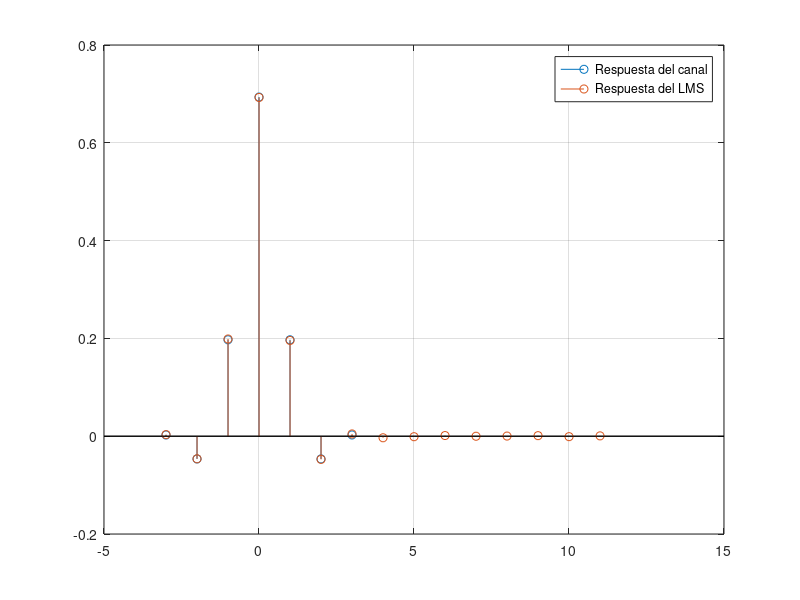
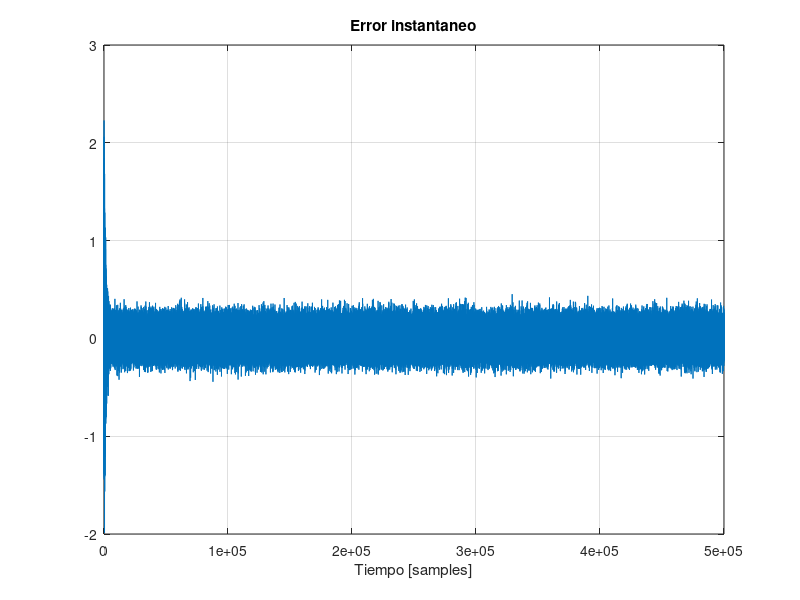
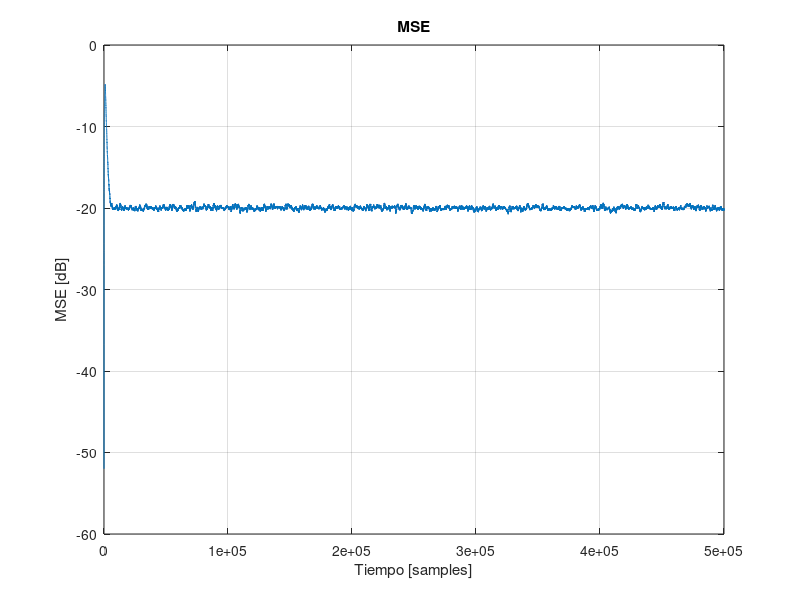
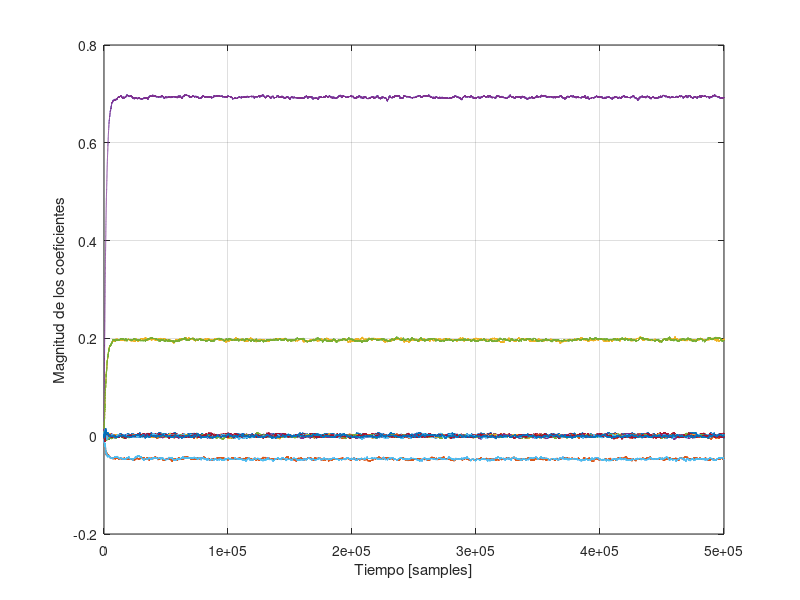

Write MATLAB code to recreate these figures, in order.
clear all
%close all

%% Creo un filtro target
h = fir1(6,0.7); h = h/sum(h);

% figure; stem(h)
% figure; freqz(h)

%% Filtrar una entrada random con h
% la entrada podria no ser un ruido blanco
alpha = 0;
xk = randn(500e3,1); % Datos para la adaptacion (gaussiano)
% xk = filter(alpha, [1 -(1-alpha)], xk);
xk = filter(1, [1 -alpha], xk);
xk = xk/std(xk); % Normalizo para tener varianza 1


fprintf("Varianza de la señal de entrada: %2.2e", var(xk))
L =1;
corrv = xcorr(xk,xk,L, 'biased'); % Calculo correlacion considerando 1 tap de memoria
r = corrv(L+1:end); % Me quedo con la porcion causal de la auto correlacion
CorrMtx = toeplitz(r, conj(r)); % Calculo la matriz como esta en el libro

CorrMtx

eig(CorrMtx)
%%
zk = filter(h,1,xk);
nk = 0.1*randn(length(zk),1);
yk = zk + nk;
%%
NTAPS = 15;
xbuffer = zeros(NTAPS,1);
ck = zeros(NTAPS,1); % Solucion inicial (podria ser un impulso)
beta = .25e-2/4;
gradient = zeros(NTAPS,1);

yk_prima = zeros(length(yk),1);
Ek = zeros(length(yk),1);
ck_log = zeros(length(yk), NTAPS);

INPUT_DELAY=0;
OUTPUT_DELAY = 0;

for k=INPUT_DELAY+OUTPUT_DELAY+1:length(xk)
    xbuffer(2:end) = xbuffer(1:end-1);
    xbuffer(1) = xk(k-INPUT_DELAY);
    
    %yk_prima(k) = sum(xbuffer.*ck);
    yk_prima(k) = (ck.') * xbuffer;
    
    Ek(k) = yk_prima(k) - yk(k-OUTPUT_DELAY); % Salida del filtro adap - la senial deseada
    
    gradient = Ek(k).*conj(xbuffer);
    ck_log(k,:) = ck;
    ck = ck - beta*gradient;
    
end


%% Coeficientes finales
figure
Lh = length(h); Mh = (Lh-1)/2;
time_h = -Mh:Mh;
stem(time_h, h)
hold all

%ck_eff = [zeros(INPUT_DELAY,1); ck];
ck_eff  = ck;
gd=grpdelay(ck_eff); gd0 = gd(1);
time_c= -gd0:(length(ck_eff)-gd0-1);
stem(time_c,  ck_eff)
grid on

legend('Respuesta del canal', 'Respuesta del LMS')

% figure
% freqz(ck);

%% Error instantaneo
figure
plot(Ek)
title('Error instantaneo')
grid on
xlabel('Tiempo [samples]')

%% Calculo del MSE
figure
mse = abs(Ek).^2;
mse = filter(ones(1e3,1)./1e3, 1, mse);
plot(10*log10(mse))
title('MSE')
grid on
xlabel('Tiempo [samples]')
ylabel('MSE [dB]')

%% ploteo evolucion de los coeficientes
figure
plot(ck_log)
grid on
xlabel('Tiempo [samples]')
ylabel('Magnitud de los coeficientes')
